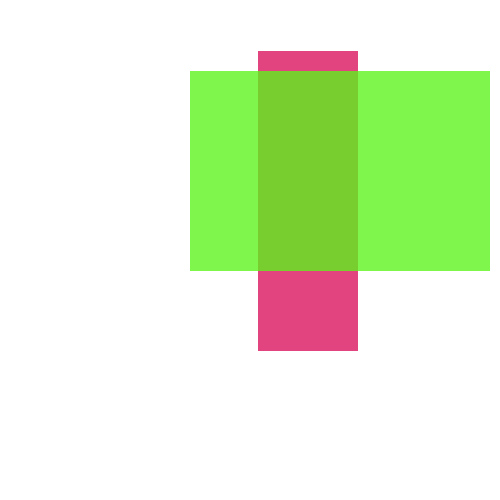
Frame 1 (no input)
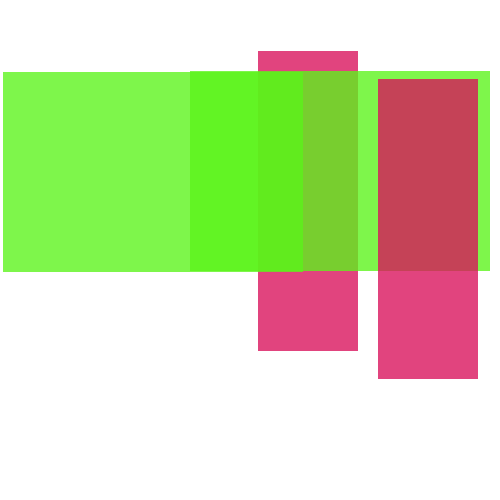
Frame 2 (the mouse pressed at the canvas centre, redrawn once)

The Processing sketch that drew these frames (run headless with seeded random() and noise(); the mouse was pressed at the canvas centre and the sketch redrawn once):

// Processing sketch: sketch_35_sandbox_6
// ── sketch_35_sandbox_6.pde
//proto for house collisions using basic objects and boolean checker
//HAD TO TEST THE REVERSE AS WELL - THIS WILL BE DIFFICULT WITH 3 OBJECTS
int i;

void print2DArray(int [][] arrayName){
  for (i=0;i<arrayName.length;i++){
    println(arrayName[i]);
  }
}

boolean Touching = true;
 
void setup(){
  size(500,500);
  background(255);
  smooth();
  noStroke();
  noLoop();
}

class Box{
  int x,y,w,h;
  Box(){
    w = 100;
    h = 300;
    x = int(random(width-this.w));
    y = int(random(height-this.h));
  }
  void drawBox(){
    fill(217,17,90,200);
    rect(x,y,w,h);
  }
  
  int [][] getArray(){
  int [][] coords_for_box_A = {
    {this.x, this.y},
    {this.x+this.w,this.y},
    {this.x,this.y+this.h},
    {this.x+this.w,this.y+this.h},
    //+ waypoints
    {this.x+this.w/2,this.y},
    
    {this.x+this.w/2,this.y+this.h},
  };
  return coords_for_box_A;
  }
}

class Bux{
  int x,y,w,h;
  Bux(){
    w = 300;
    h = 200;
    x = int(random(width-this.w));
    y = int(random(height-this.h));
  }
  
  void drawBux(){
    fill(90,243,25,200);
    rect(x,y,w,h);
  }
  
  int [][] getArray(){
  int [][] coords_for_box_B = {
    {this.x, this.y},
    {this.x+this.w,this.y},
    {this.x,this.y+this.h},
    {this.x+this.w,this.y+this.h}
  };
  return coords_for_box_B;
  }
}

boolean ShapeCollision(int [][] coords_for_box_A, int [][] coords_for_box_B){

  boolean a_to_b;
  boolean b_to_a;
  
  //println("Coords of red box, inside green box?");
  a_to_b = ShapeCollisionOneDirection(coords_for_box_A, coords_for_box_B);
  //println("Coords of green box, inside red box?");
  b_to_a = ShapeCollisionOneDirection(coords_for_box_B, coords_for_box_A);
  
  println("a to b colliding?: "+a_to_b);
  println("b to a colliding?: "+b_to_a);
  
  if (a_to_b || b_to_a){
    return true;
  }else{
    return false;
  }

}


boolean ShapeCollisionOneDirection(int [][] coords_for_box_A, int [][] coords_for_box_B){

  // box A is pink
  // box B is green

  int i;
  boolean x_check1;
  boolean y_check1;
  boolean x_check2;
  boolean y_check2;
  boolean Inside;
  boolean [] touchArr = {};

  for (i=0; i<coords_for_box_A.length; i++){

    x_check1 = (coords_for_box_A[i][0] >= coords_for_box_B[0][0]);
    x_check2 = (coords_for_box_A[i][0] <= coords_for_box_B[3][0]);
    y_check1 = (coords_for_box_A[i][1] >= coords_for_box_B[0][1]);
    y_check2 = (coords_for_box_A[i][1] <= coords_for_box_B[3][1]);    
    
    if ((x_check1 && x_check2) && (y_check1 && y_check2)){
      Inside = true;
    } else {
      Inside = false;
    }
    
    touchArr = (boolean[])append(touchArr, Inside);
  }
  
  
  if (touchArr[0] || touchArr [1] || touchArr[2] || touchArr[3]){
    return Touching = true;
  }else{
    return Touching = false;
  }
}


void draw(){
  boolean collision = true;

  Box boxA = new Box();
  Bux boxB = new Bux();
  collision = ShapeCollision(boxA.getArray(), boxB.getArray());
  println("collision? "+collision);

  while (collision){
    println("RETRY");
    boxA = new Box();
    boxB = new Bux();
    collision = ShapeCollision(boxA.getArray(), boxB.getArray());
  }
  
  if (!collision){
    boxA.drawBox();
    boxB.drawBux();
    println("they didnt touch");
  }
}
